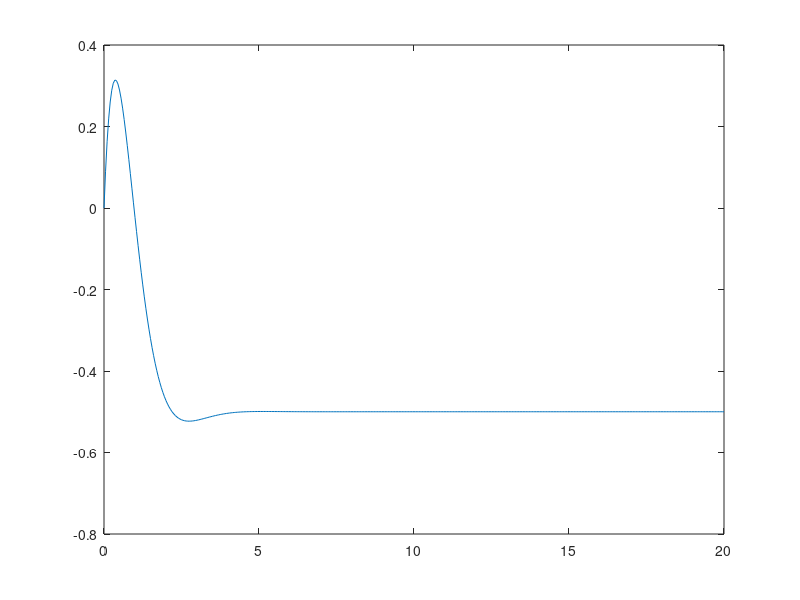

MATLAB code to generate this figure:
%           SAMPLE EXAM
s=tf('s')
t = 0:0.05:20;
H3 = (2*s-2)/ (s^2 + 3*s+4)
y = lsim(H3, ones(size(t)), t);
y(end)
plot(t,y)